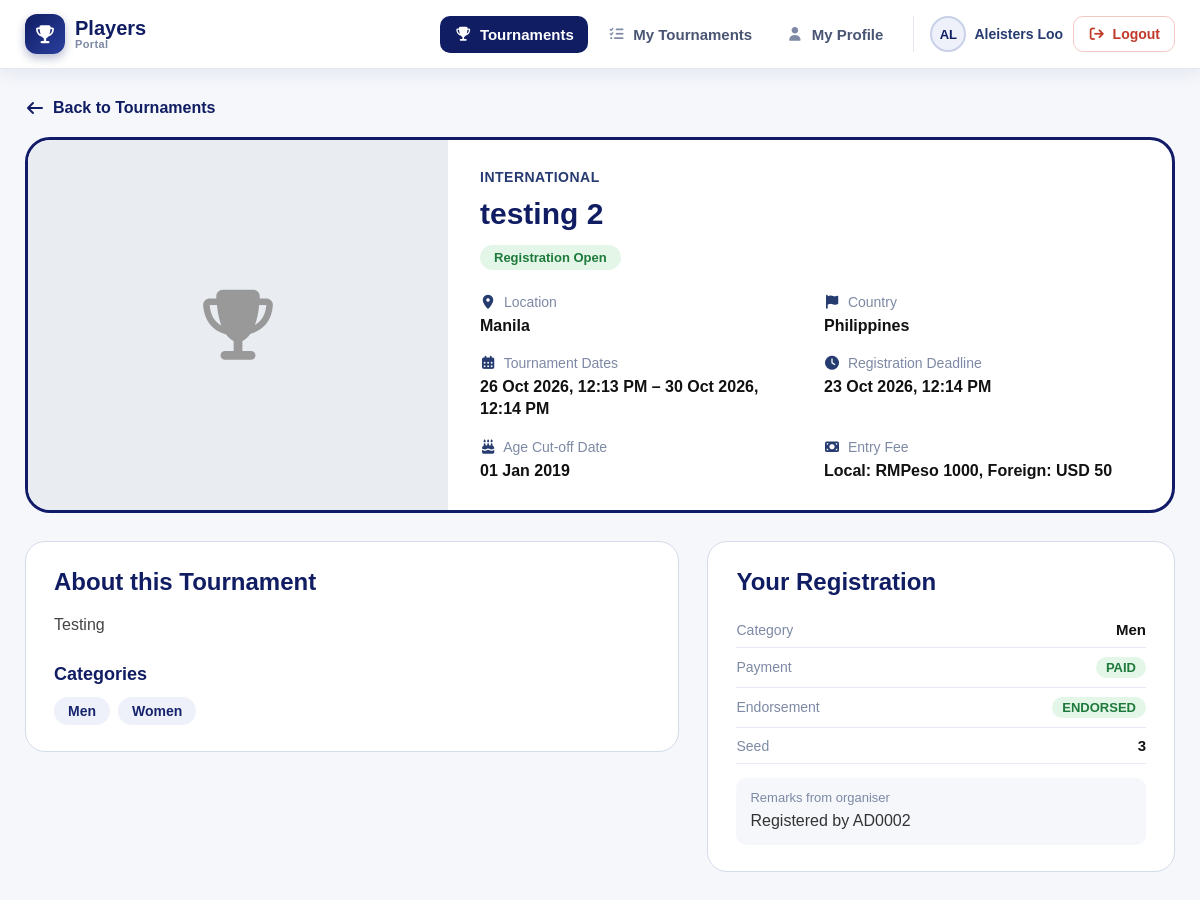
Screenshot of /player/tournament_details.php?tournamentID=57 (signed in) with the database file from the repository.
### tables this page shows
CREATE TABLE `tournament` (
  `tournamentID` int(11) NOT NULL,
  `tournament_startdate` datetime NOT NULL,
  `tournament_enddate` datetime NOT NULL,
  `tournament_name` varchar(255) NOT NULL,
  `tournament_description` mediumtext NOT NULL,
  `tournament_detail_link` varchar(255) NOT NULL,
  `tournament_location` varchar(255) NOT NULL,
  `tournament_country` varchar(100) DEFAULT NULL,
  `tournament_fee` varchar(255) NOT NULL,
  `tournament_deadline` datetime NOT NULL,
  `tournament_age_cutoff` date DEFAULT NULL,
  `tournament_type` varchar(50) NOT NULL,
  `tournament_tshirt_size` varchar(255) DEFAULT NULL,
  `tournament_picture` varchar(255) DEFAULT NULL,
  `registration_field` varchar(10000) NOT NULL,
  `creatorID` varchar(255) NOT NULL
);

CREATE TABLE `tournament_category` (
  `categoryID` int(11) NOT NULL,
  `category_name` varchar(255) NOT NULL,
  `age` int(11) NOT NULL,
  `gender` varchar(20) NOT NULL,
  `tournamentID` int(11) DEFAULT NULL
);

CREATE TABLE `tournament_register` (
  `registrationID` int(11) NOT NULL,
  `category_registered` varchar(255) NOT NULL,
  `category_remarks` varchar(255) DEFAULT NULL,
  `player_chinese_name` varchar(255) DEFAULT NULL,
  `player_tshirt` varchar(255) DEFAULT NULL,
  `accommodation` varchar(255) DEFAULT NULL,
  `player_latest_results` varchar(1000) DEFAULT NULL,
  `player_attachments` varchar(255) DEFAULT NULL,
  `amount_paid` varchar(255) DEFAULT NULL,
  `payment_date` datetime DEFAULT NULL,
  `payment_status` varchar(20) NOT NULL,
  `payment_proof` varchar(255) DEFAULT NULL,
  `endorsement` varchar(255) NOT NULL,
  `endorsement_date` date DEFAULT NULL,
  `admin_remark` varchar(255) DEFAULT NULL,
  `tournamentID` int(11) DEFAULT NULL,
  `playerID` varchar(255) DEFAULT NULL,
  `seed_number` int(11) DEFAULT NULL
);

### player/player_functions.php (called while the page is built, shortened)
<?php
require_once "../db.php";
require_once __DIR__ . "/../registration_functions.php";
$playerID = $_SESSION["userid"];
function getTournament($conn, $tournamentID)
{
    $stmt = $conn->prepare("SELECT * FROM tournament WHERE tournamentID = ?");
    $stmt->bind_param("i", $tournamentID);
    $stmt->execute();
    $tournament = $stmt->get_result()->fetch_assoc();
    return $tournament;
}
function getRegistration($conn, $tournamentID, $playerID)
{
    $stmt = $conn->prepare("
        SELECT *
        FROM tournament_register
        WHERE tournamentID = ?
          AND playerID = ?
        LIMIT 1
    ");
    $stmt->bind_param("is", $tournamentID, $playerID);
    $stmt->execute();
    $registration = $stmt->get_result()->fetch_assoc();
    return $registration;
}
function isRegistrationOpen($tournament)
{
    global $conn;
    $deadlineTime = strtotime($tournament['tournament_deadline'] ?? '');
    $beforeDeadline = $deadlineTime !== false && $deadlineTime > 0 && $deadlineTime >= time();
    return $beforeDeadline && !platformFeeUnpaid($conn, $tournament['tournamentID']);
}
require_once __DIR__ . '/../fees.php';
require_once __DIR__ . '/../platform_fee.php';
function tournamentFees($tournament)
{
    $parts = splitFee($tournament['tournament_fee'] ?? '');
    return [$parts['currency'] ?? 'OTHER' => $parts['local']];
}
function formatDate($value)
{
    $time = strtotime($value ?? '');
    return ($time === false || $time <= 0) ? '-' : date("d M Y, h:i A", $time);
}
function formatCutoffDate($value)
{
    $time = strtotime($value ?? '');
    return ($time === false || $time <= 0) ? 'Not specified' : date("d M Y", $time);
}
function statusClass($value)
{
    $value = strtoupper(trim($value ?? ''));
    if ($value === 'PAID' || $value === 'ENDORSED') {
        return 'status-good';
    }
    return 'status-pending';
}

### platform_fee.php (called while the page is built, shortened)
<?php
function tournamentPlatformPayment($conn, $tournamentID)
{
    $stmt = $conn->prepare("SELECT * FROM tournament_platform_payments WHERE tournamentID = ?");
    $tournamentID = (int)$tournamentID;
    $stmt->bind_param("i", $tournamentID);
    $stmt->execute();
    $payment = $stmt->get_result()->fetch_assoc();
    return $payment ?: null;
}
function platformFeeUnpaid($conn, $tournamentID)
{
    $payment = tournamentPlatformPayment($conn, $tournamentID);
    return $payment !== null && $payment['status'] !== 'paid';
}

### fees.php (called while the page is built, shortened)
<?php
function feeCurrency($fee)
{
    $hasRM = preg_match('/\b(?:RM|MYR)\s*\d/i', (string) $fee);
    $hasUSD = preg_match('/\b(?:USD|US\$)\s*\$?\s*\d/i', (string) $fee);
    return $hasRM ? 'RM' : ($hasUSD ? 'USD' : null);
}
function splitFee($fee)
{
    $fee = trim((string) $fee);
    $hasRM = preg_match('/\b(?:RM|MYR)\s*\d[\d,]*(?:\.\d+)?/i', $fee, $rm);
    $hasUSD = preg_match('/\b(?:USD|US\$)\s*\$?\s*\d[\d,]*(?:\.\d+)?/i', $fee, $usd);
    if (!$hasRM || !$hasUSD) {
        return ['local' => $fee, 'foreign' => null, 'details' => null, 'currency' => feeCurrency($fee)];
    }
    $local = trim($rm[0]);
    $foreign = trim($usd[0]);
    $isPlain = strcasecmp($fee, buildInternationalFee($local, $foreign)) === 0
        || preg_match('/^\s*Local\s*:\s*\S+(\s*\d\S*)?\s*,?\s*Foreign\s*:\s*\S+(\s*\d\S*)?\s*$/i', $fee);
    return [
        'local' => $local,
        'foreign' => $foreign,
        'details' => $isPlain ? null : $fee,
        'currency' => 'RM+USD'
    ];
}

### registration_functions.php (called while the page is built, shortened)
<?php
function categoryCode($name, $gender, $age)
{
    $name = trim($name);
    return $name;
}
function getCategories($conn, $tournamentID)
{
    $stmt = $conn->prepare("
        SELECT category_name, age, gender
        FROM tournament_category
        WHERE tournamentID = ?
    ");
    $stmt->bind_param("i", $tournamentID);
    $stmt->execute();
    $rows = $stmt->get_result()->fetch_all(MYSQLI_ASSOC);
    $categories = [];
    foreach ($rows as $category) {
        $code = categoryCode($category['category_name'], $category['gender'], $category['age']);
        $categories[$code] = $category['category_name'];
    }
    uksort($categories, function ($a, $b) {
        $isCodeA = preg_match('/^([BG])U(\d+)$/', $a, $matchA);
        $isCodeB = preg_match('/^([BG])U(\d+)$/', $b, $matchB);
        if ($isCodeA && $isCodeB) {
            return [$matchA[1], -(int) $matchA[2]] <=> [$matchB[1], -(int) $matchB[2]];
        }
        return [!$isCodeA, $a] <=> [!$isCodeB, $b];
    });
    return $categories;
}

### player/tournament_details.php (the view, shortened to what this page needs)
<?php
require_once "player_functions.php";
$tournamentID = isset($_GET['tournamentID']) ? intval($_GET['tournamentID']) : 0;
$tournament = getTournament($conn, $tournamentID);
$registrationOpen = isRegistrationOpen($tournament);
$categories = getCategories($conn, $tournamentID);
$registration = getRegistration($conn, $tournamentID, $playerID);
?>
<!DOCTYPE html>
<html lang="en">
<head>
    <link rel="stylesheet" href="https://cdnjs.cloudflare.com/ajax/libs/font-awesome/7.0.1/css/all.min.css" />
    <link rel="stylesheet" href="./assets/css/navbar.css?v=<?= filemtime(__DIR__ . '/assets/css/navbar.css') ?>" type="text/css" />
    <link rel="stylesheet" href="./assets/css/tournament_details.css?v=<?= filemtime(__DIR__ . '/assets/css/tournament_details.css') ?>" type="text/css" />
</head>
<body>
    <?php include "player_navbar.php"; ?>
    <main class="container">
        <a href="./player_index.php" class="back-link">
            <i class="fa-solid fa-arrow-left"></i>
            Back to Tournaments
        </a>
        <section class="tournament-hero">
            <div class="hero-image">
                <?php if (!empty($tournament['tournament_picture'])): ?>
                    <img
                        src="../uploads/tournaments/<?= htmlspecialchars($tournament['tournament_picture']) ?>"
                        alt="<?= htmlspecialchars($tournament['tournament_name']) ?>"
                    >
                <?php else: ?>
                    <div class="no-image">
                        <i class="fa-solid fa-trophy"></i>
                    </div>
                <?php endif; ?>
            </div>
            <div class="hero-content">
                <?php if (!empty($tournament['tournament_type'])): ?>
                    <span class="tournament-type">
                        <?= htmlspecialchars($tournament['tournament_type']) ?>
                    </span>
                <?php endif; ?>
                <h1><?= htmlspecialchars($tournament['tournament_name']) ?></h1>
                <?php if ($registrationOpen): ?>
                    <span class="badge badge-open">Registration Open</span>
                <?php else: ?>
                    <span class="badge badge-closed">Registration Closed</span>
                <?php endif; ?>
                <div class="detail-grid">
                    <div class="detail-item">
                        <span class="detail-label"><i class="fa-solid fa-location-dot"></i> Location</span>
                        <span class="detail-value"><?= htmlspecialchars($tournament['tournament_location'] ?: '-') ?></span>
                    </div>
                    <div class="detail-item">
                        <span class="detail-label"><i class="fa-solid fa-flag"></i> Country</span>
                        <span class="detail-value"><?= htmlspecialchars($tournament['tournament_country'] ?: '-') ?></span>
                    </div>
                    <div class="detail-item">
                        <span class="detail-label"><i class="fa-solid fa-calendar-days"></i> Tournament Dates</span>
                        <span class="detail-value">
                            <?= formatDate($tournament['tournament_startdate']) ?>
                            &ndash;
                            <?= formatDate($tournament['tournament_enddate']) ?>
                        </span>
                    </div>
                    <div class="detail-item">
                        <span class="detail-label"><i class="fa-solid fa-clock"></i> Registration Deadline</span>
                        <span class="detail-value"><?= formatDate($tournament['tournament_deadline']) ?></span>
                    </div>
                    <div class="detail-item">
                        <span class="detail-label"><i class="fa-solid fa-cake-candles"></i> Age Cut-off Date</span>
                        <span class="detail-value"><?= formatCutoffDate($tournament['tournament_age_cutoff']) ?></span>
                    </div>
                    <div class="detail-item">
                        <span class="detail-label"><i class="fa-solid fa-money-bill"></i> Entry Fee</span>
                        <span class="detail-value">
                            <?php foreach (tournamentFees($tournament) as $currency => $fee): ?>
                                <span class="fee-line">
                                    <?= htmlspecialchars($fee ?: '-') ?>
                                </span>
                            <?php endforeach; ?>
                        </span>
                    </div>
                </div>
            </div>
        </section>
        <div class="details-layout">
            <section class="card">
                <h2>About this Tournament</h2>
                <div class="description">
                    <?= !empty($tournament['tournament_description'])
                        ? nl2br(htmlspecialchars($tournament['tournament_description']))
                        : '<span class="muted">No description provided.</span>' ?>
                </div>
                <?php if (!empty($categories)): ?>
                    <h3>Categories</h3>
                    <div class="category-list">
                        <?php foreach ($categories as $code => $name): ?>
                            <span class="category-chip" title="<?= htmlspecialchars($name) ?>">
                                <?= htmlspecialchars($code) ?>
                            </span>
                        <?php endforeach; ?>
                    </div>
                <?php endif; ?>
            </section>
            <section class="card registration-card">
                <?php if ($registration): ?>
                    <h2>Your Registration</h2>
                    <div class="registration-summary">
                        <div class="summary-row">
                            <span>Category</span>
                            <strong><?= htmlspecialchars($registration['category_registered']) ?></strong>
                        </div>
                        <div class="summary-row">
                            <span>Payment</span>
                            <strong class="status <?= statusClass($registration['payment_status']) ?>">
                                <?= htmlspecialchars($registration['payment_status'] ?: 'Not Paid') ?>
                            </strong>
                        </div>
                        <div class="summary-row">
                            <span>Endorsement</span>
                            <strong class="status <?= statusClass($registration['endorsement']) ?>">
                                <?= htmlspecialchars($registration['endorsement'] ?: 'NOT ENDORSED') ?>
                            </strong>
                        </div>
                        <?php if (!empty($registration['seed_number'])): ?>
                            <div class="summary-row">
                                <span>Seed</span>
                                <strong><?= (int) $registration['seed_number'] ?></strong>
                            </div>
                        <?php endif; ?>
                        <?php if (!empty($registration['admin_remark'])): ?>
                            <div class="summary-remark">
                                <span>Remarks from organiser</span>
                                <p><?= nl2br(htmlspecialchars($registration['admin_remark'])) ?></p>
                            </div>
                        <?php endif; ?>
                    </div>
                <?php endif; ?>
            </section>
        </div>
    </main>
</body>
</html>

### rows the page displays
tournament: tournament_type "INTERNATIONAL", tournament_name "testing 2", tournament_location "Manila", tournament_country "Philippines", tournament_startdate "26 Oct 2026, 12:13 PM", tournament_enddate "30 Oct 2026, 12:14 PM", tournament_deadline "23 Oct 2026, 12:14 PM", tournament_age_cutoff "01 Jan 2019", tournament_fee "Local: RMPeso 1000, Foreign: USD 50", tournament_description "Testing"
tournament_category: category_name "Women"
tournament_register: category_registered "Men", payment_status "PAID", endorsement "ENDORSED", seed_number "3", admin_remark "Registered by AD0002"

### other values shown
$link['label'] "Tournaments"
$link['label'] "My Tournaments"
$link['label'] "My Profile"
$navInitials "AL"
$navName "Aleisters Loo"
$code "Men"
